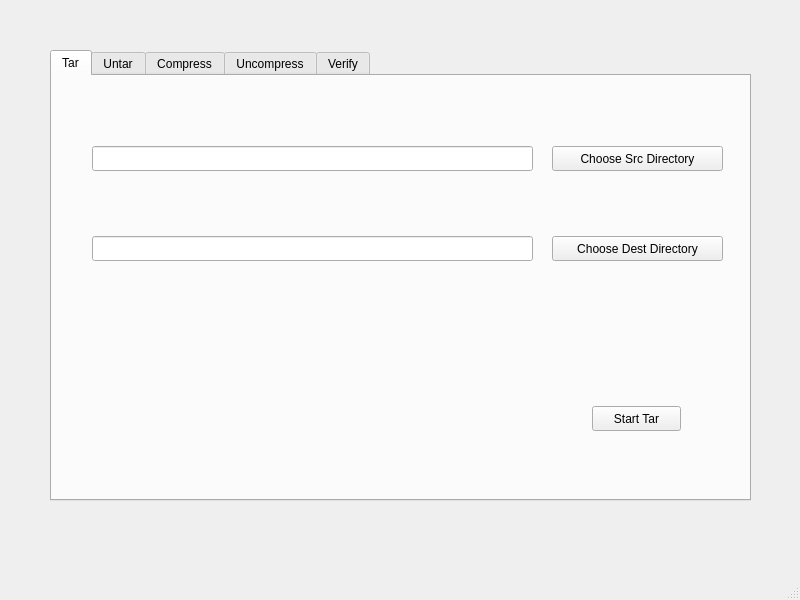
<?xml version="1.0" encoding="UTF-8"?>
<ui version="4.0">
 <class>MainWindow</class>
 <widget class="QMainWindow" name="MainWindow">
  <property name="geometry">
   <rect>
    <x>0</x>
    <y>0</y>
    <width>800</width>
    <height>600</height>
   </rect>
  </property>
  <property name="windowTitle">
   <string>MainWindow</string>
  </property>
  <widget class="QWidget" name="centralwidget">
   <widget class="QTabWidget" name="tabWidget">
    <property name="geometry">
     <rect>
      <x>50</x>
      <y>50</y>
      <width>701</width>
      <height>451</height>
     </rect>
    </property>
    <property name="currentIndex">
     <number>0</number>
    </property>
    <widget class="QWidget" name="tabTar">
     <attribute name="title">
      <string>Tar</string>
     </attribute>
     <widget class="QPushButton" name="tabTarChooseSrc">
      <property name="geometry">
       <rect>
        <x>500</x>
        <y>70</y>
        <width>171</width>
        <height>25</height>
       </rect>
      </property>
      <property name="text">
       <string>Choose Src Directory</string>
      </property>
     </widget>
     <widget class="QPushButton" name="tabTarChooseDest">
      <property name="geometry">
       <rect>
        <x>500</x>
        <y>160</y>
        <width>171</width>
        <height>25</height>
       </rect>
      </property>
      <property name="text">
       <string>Choose Dest Directory</string>
      </property>
     </widget>
     <widget class="QPushButton" name="tabTarStart">
      <property name="geometry">
       <rect>
        <x>540</x>
        <y>330</y>
        <width>89</width>
        <height>25</height>
       </rect>
      </property>
      <property name="text">
       <string>Start Tar</string>
      </property>
     </widget>
     <widget class="QLineEdit" name="tabTarSrcText">
      <property name="geometry">
       <rect>
        <x>40</x>
        <y>70</y>
        <width>441</width>
        <height>25</height>
       </rect>
      </property>
     </widget>
     <widget class="QLineEdit" name="tabTarDestText">
      <property name="geometry">
       <rect>
        <x>40</x>
        <y>160</y>
        <width>441</width>
        <height>25</height>
       </rect>
      </property>
     </widget>
    </widget>
    <widget class="QWidget" name="tabUntar">
     <attribute name="title">
      <string>Untar</string>
     </attribute>
     <widget class="QPushButton" name="tabUntarChooseSrc">
      <property name="geometry">
       <rect>
        <x>500</x>
        <y>70</y>
        <width>171</width>
        <height>25</height>
       </rect>
      </property>
      <property name="text">
       <string>Choose Src File</string>
      </property>
     </widget>
     <widget class="QPushButton" name="tabUntarChooseDest">
      <property name="geometry">
       <rect>
        <x>500</x>
        <y>160</y>
        <width>171</width>
        <height>25</height>
       </rect>
      </property>
      <property name="text">
       <string>Choose Dest Directory</string>
      </property>
     </widget>
     <widget class="QPushButton" name="tabUntarStart">
      <property name="geometry">
       <rect>
        <x>540</x>
        <y>330</y>
        <width>89</width>
        <height>25</height>
       </rect>
      </property>
      <property name="text">
       <string>Start Untar</string>
      </property>
     </widget>
     <widget class="QLineEdit" name="tabUntarSrcText">
      <property name="geometry">
       <rect>
        <x>40</x>
        <y>70</y>
        <width>441</width>
        <height>25</height>
       </rect>
      </property>
     </widget>
     <widget class="QLineEdit" name="tabUntarDestText">
      <property name="geometry">
       <rect>
        <x>40</x>
        <y>160</y>
        <width>441</width>
        <height>25</height>
       </rect>
      </property>
     </widget>
    </widget>
    <widget class="QWidget" name="tabCompress">
     <attribute name="title">
      <string>Compress</string>
     </attribute>
     <widget class="QPushButton" name="tabCompressStart">
      <property name="geometry">
       <rect>
        <x>525</x>
        <y>330</y>
        <width>121</width>
        <height>25</height>
       </rect>
      </property>
      <property name="text">
       <string>Start Compress</string>
      </property>
     </widget>
     <widget class="QLineEdit" name="tabCompressSrcText">
      <property name="geometry">
       <rect>
        <x>40</x>
        <y>70</y>
        <width>441</width>
        <height>25</height>
       </rect>
      </property>
     </widget>
     <widget class="QPushButton" name="tabCompressChooseSrc">
      <property name="geometry">
       <rect>
        <x>500</x>
        <y>70</y>
        <width>171</width>
        <height>25</height>
       </rect>
      </property>
      <property name="text">
       <string>Choose Src File</string>
      </property>
     </widget>
     <widget class="QLineEdit" name="tabCompressDestText">
      <property name="geometry">
       <rect>
        <x>40</x>
        <y>160</y>
        <width>441</width>
        <height>25</height>
       </rect>
      </property>
     </widget>
     <widget class="QPushButton" name="tabCompressChooseDest">
      <property name="geometry">
       <rect>
        <x>500</x>
        <y>160</y>
        <width>171</width>
        <height>25</height>
       </rect>
      </property>
      <property name="text">
       <string>Choose Dest Directory</string>
      </property>
     </widget>
     <widget class="QCheckBox" name="tabCompressPasswordCheckBox">
      <property name="geometry">
       <rect>
        <x>40</x>
        <y>250</y>
        <width>92</width>
        <height>23</height>
       </rect>
      </property>
      <property name="text">
       <string>Password</string>
      </property>
     </widget>
     <widget class="QLineEdit" name="tabCompressPasswordText">
      <property name="geometry">
       <rect>
        <x>150</x>
        <y>250</y>
        <width>331</width>
        <height>25</height>
       </rect>
      </property>
     </widget>
    </widget>
    <widget class="QWidget" name="tabUnCompress">
     <attribute name="title">
      <string>Uncompress</string>
     </attribute>
     <widget class="QLineEdit" name="tabUncompressSrcText">
      <property name="geometry">
       <rect>
        <x>40</x>
        <y>70</y>
        <width>441</width>
        <height>25</height>
       </rect>
      </property>
     </widget>
     <widget class="QLineEdit" name="tabUncompressDestText">
      <property name="geometry">
       <rect>
        <x>40</x>
        <y>160</y>
        <width>441</width>
        <height>25</height>
       </rect>
      </property>
     </widget>
     <widget class="QPushButton" name="tabUncompressStart">
      <property name="geometry">
       <rect>
        <x>525</x>
        <y>330</y>
        <width>131</width>
        <height>25</height>
       </rect>
      </property>
      <property name="text">
       <string>Start Uncompress</string>
      </property>
     </widget>
     <widget class="QPushButton" name="tabUncompressChooseDest">
      <property name="geometry">
       <rect>
        <x>500</x>
        <y>160</y>
        <width>171</width>
        <height>25</height>
       </rect>
      </property>
      <property name="text">
       <string>Choose Dest Directory</string>
      </property>
     </widget>
     <widget class="QPushButton" name="tabUncompressChooseSrc">
      <property name="geometry">
       <rect>
        <x>500</x>
        <y>70</y>
        <width>171</width>
        <height>25</height>
       </rect>
      </property>
      <property name="text">
       <string>Choose Src File</string>
      </property>
     </widget>
     <widget class="QCheckBox" name="tabUncompressPasswordCheckBox">
      <property name="geometry">
       <rect>
        <x>40</x>
        <y>250</y>
        <width>92</width>
        <height>23</height>
       </rect>
      </property>
      <property name="text">
       <string>Password</string>
      </property>
     </widget>
     <widget class="QLineEdit" name="tabUncompressPasswordText">
      <property name="geometry">
       <rect>
        <x>150</x>
        <y>250</y>
        <width>331</width>
        <height>25</height>
       </rect>
      </property>
     </widget>
    </widget>
    <widget class="QWidget" name="tabVerify">
     <attribute name="title">
      <string>Verify</string>
     </attribute>
     <widget class="QLineEdit" name="tabVerifySrcText">
      <property name="geometry">
       <rect>
        <x>40</x>
        <y>70</y>
        <width>441</width>
        <height>25</height>
       </rect>
      </property>
     </widget>
     <widget class="QLineEdit" name="tabVerifyDestText">
      <property name="geometry">
       <rect>
        <x>40</x>
        <y>160</y>
        <width>441</width>
        <height>25</height>
       </rect>
      </property>
     </widget>
     <widget class="QPushButton" name="tabVerifyStart">
      <property name="geometry">
       <rect>
        <x>540</x>
        <y>330</y>
        <width>89</width>
        <height>25</height>
       </rect>
      </property>
      <property name="text">
       <string>Start Verify</string>
      </property>
     </widget>
     <widget class="QPushButton" name="tabVerifyChooseDest">
      <property name="geometry">
       <rect>
        <x>500</x>
        <y>160</y>
        <width>171</width>
        <height>25</height>
       </rect>
      </property>
      <property name="text">
       <string>Choose Dest Directory</string>
      </property>
     </widget>
     <widget class="QPushButton" name="tabVerifyChooseSrc">
      <property name="geometry">
       <rect>
        <x>500</x>
        <y>70</y>
        <width>171</width>
        <height>25</height>
       </rect>
      </property>
      <property name="text">
       <string>Choose Src File</string>
      </property>
     </widget>
    </widget>
   </widget>
  </widget>
  <widget class="QMenuBar" name="menubar">
   <property name="geometry">
    <rect>
     <x>0</x>
     <y>0</y>
     <width>800</width>
     <height>22</height>
    </rect>
   </property>
  </widget>
  <widget class="QStatusBar" name="statusbar"/>
 </widget>
 <resources/>
 <connections/>
</ui>
